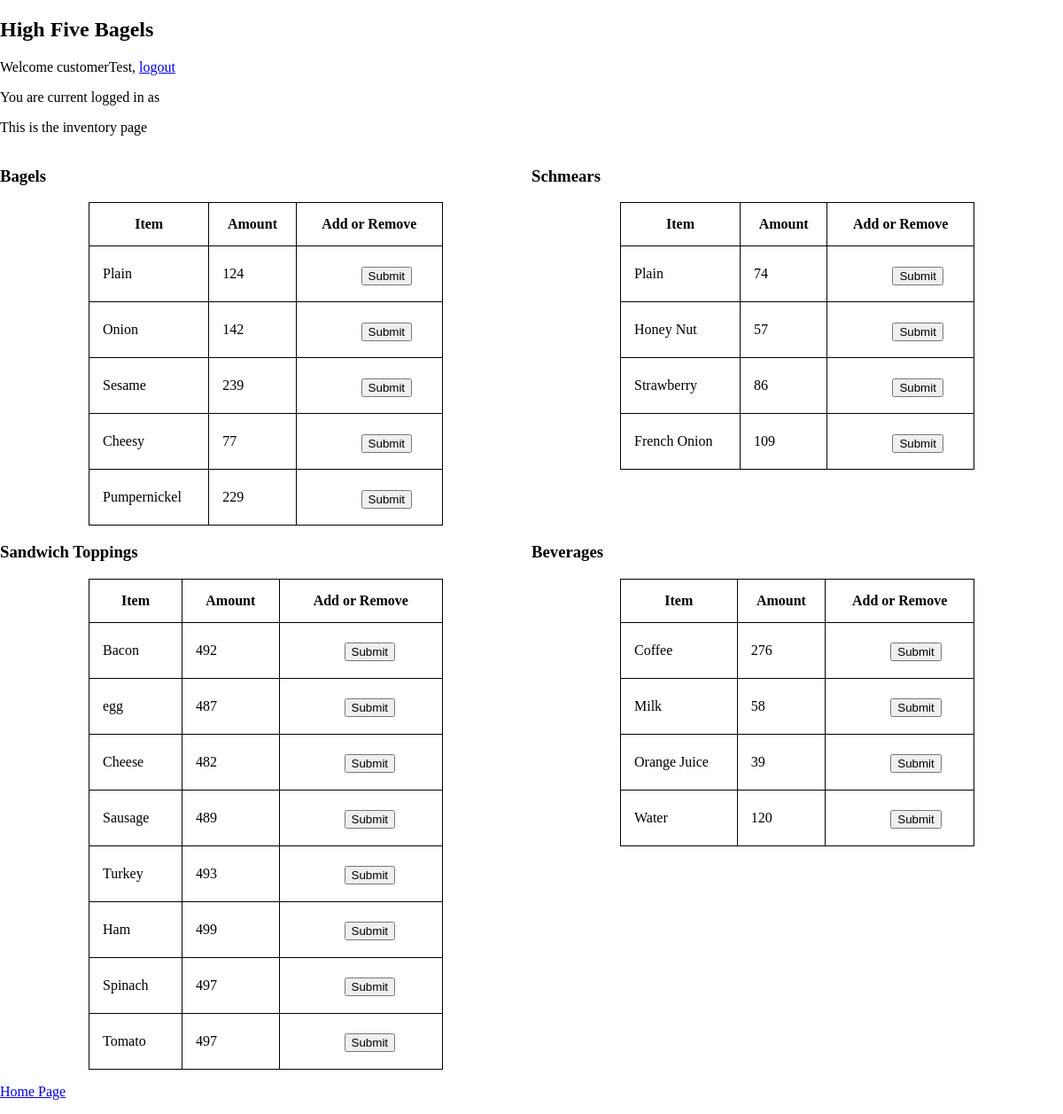
/home/inventory/ (signed in), run on an earlier commit of the app's database.
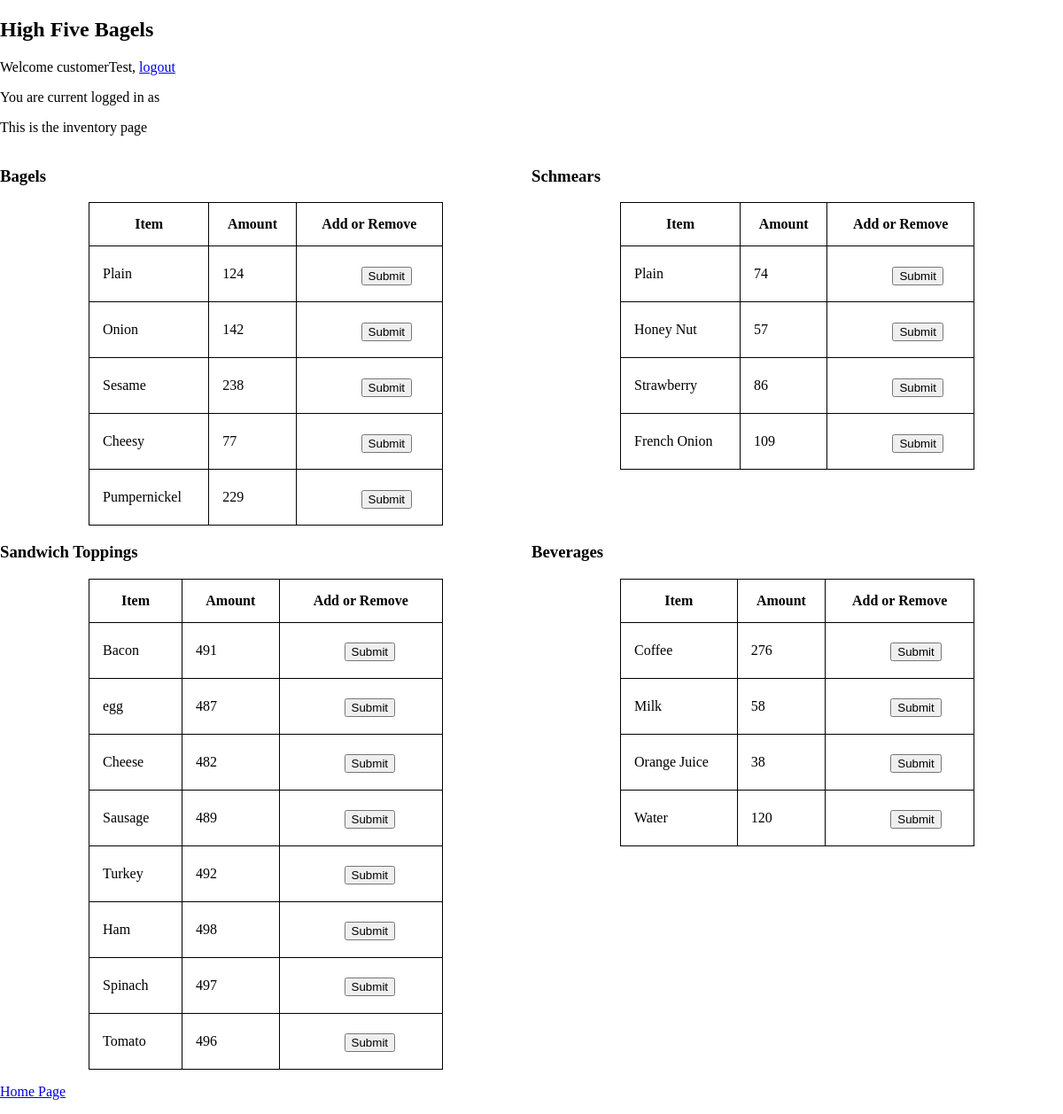
And on a later commit of the database.
### home/models.py (models this page shows, shortened)
class foodItem(models.Model):
    type = models.CharField(max_length=200)
    sub_type = models.CharField(max_length=200)
    inv_count = models.IntegerField()
    price = models.DecimalField(decimal_places=2,max_digits=10)
    item_id = models.IntegerField(default=random.randint(1000, 140000))

class Ingredients(models.Model):
    type = models.CharField(max_length=200)
    price = models.DecimalField(decimal_places=2, max_digits=10)
    inv_count = models.IntegerField(default=0)

### home/views.py (the view, shortened to what this page needs)
# urls.py: path('inventory/', views.inventory, name='inventory'),
def inventory(request):
    bagel_list = foodItem.objects.exclude(
        type__in = ['Sandwich', 'Shmear', 'Drink'],
    )
    shmear_list = foodItem.objects.exclude(
        type__in = ['Sandwich', 'Drink', 'Bagel'],
    )
    drink_list = foodItem.objects.exclude(
        type__in = ['Sandwich', 'Bagel', 'Shmear'],
    )
    ing_list = Ingredients.objects.all()
    context = {
        'user': request.user,
        'bagel_list' : bagel_list,
        'shmear_list' : shmear_list,
        'drink_list' : drink_list,
        'ing_list' : ing_list,
    }
    return render(request, 'home/inventory.html', context)

### home/templates/home/inventory.html (shortened to what the changed rows need)
{% load static %}
<!DOCTYPE html>
<html lang="en">
	<head>
		<link href="{% static 'home/style.css' %}" rel="stylesheet">
	</head>
	<body>
		<h2>High Five Bagels</h2>
		{% if user.is_authenticated %}
		<div class="row">
			<div class="column">
                <table class="center">
                    <thead>
						<tr>
							<th>Item</th>
							<th>Amount</th>
                            <th>Add or Remove</th>
						</tr>
					</thead>
                    <tbody>
                        {% for food_item in bagel_list %}
                        <tr>
                            <td class="left">{{ food_item.sub_type }}</td>
                            <td>{{ food_item.inv_count }}</td>
                            <td>
                                <form method="post">
                                    <input style="width:40px" type="number" name="amount" value="amount" required="Please add an amount" />
                                    <button type="submit">Submit</button>
                                </form>
                            </td>
                        </tr>
                        {% endfor %}
                    </tbody>
                </table>
			</div>
			<div class="column">
                <table class="center">
                    <thead>
						<tr>
							<th>Item</th>
							<th>Amount</th>
                            <th>Add or Remove</th>
						</tr>
					</thead>
                </table>
			</div>
		</div>
		<div class="row">
			<div class="column">
                <table class="center">
                    <thead>
						<tr>
							<th>Item</th>
							<th>Amount</th>
                            <th>Add or Remove</th>
						</tr>
					</thead>
                    <tbody>
                        {% for ing_item in ing_list %}
                        <tr>
                            <td class="left">{{ ing_item.type }}</td>
                            <td>{{ ing_item.inv_count }}</td>
                            <td>
                                <form method="post">
                                    <input style="width:40px" type="number" name="amount" value="amount" required="Please add an amount" />
                                    <button type="submit">Submit</button>
                                </form>
                            </td>
                        </tr>
                        {% endfor %}
                    </tbody>
                </table>
			</div>
			<div class="column">
                <table class="center">
                    <thead>
						<tr>
							<th>Item</th>
							<th>Amount</th>
                            <th>Add or Remove</th>
						</tr>
					</thead>
                    <tbody>
                        {% for food_item in drink_list %}
                        <tr>
                            <td class="left">{{ food_item.sub_type }}</td>
                            <td>{{ food_item.inv_count }}</td>
                            <td>
                                <form method="post">
                                    <input style="width:40px" type="number" name="amount" value="amount" required="Please add an amount" />
                                    <button type="submit">Submit</button>
                                </form>
                            </td>
                        </tr>
                        {% endfor %}
                    </tbody>
                </table>
			</div>
		</div>
		{% else %}
		<p>You are not currently logged in, <a href="/accounts/login/">login here.</a>
		{% endif %}
	</body>
</html>

What changed in the data, as far as the page shows it:
changed foodItem "Sesame": inv_count "239" → "238"
changed Ingredients "Bacon": inv_count "492" → "491"
changed Ingredients "Turkey": inv_count "493" → "492"
changed Ingredients "Ham": inv_count "499" → "498"
changed Ingredients "Tomato": inv_count "497" → "496"
changed foodItem "Orange Juice": inv_count "39" → "38"
